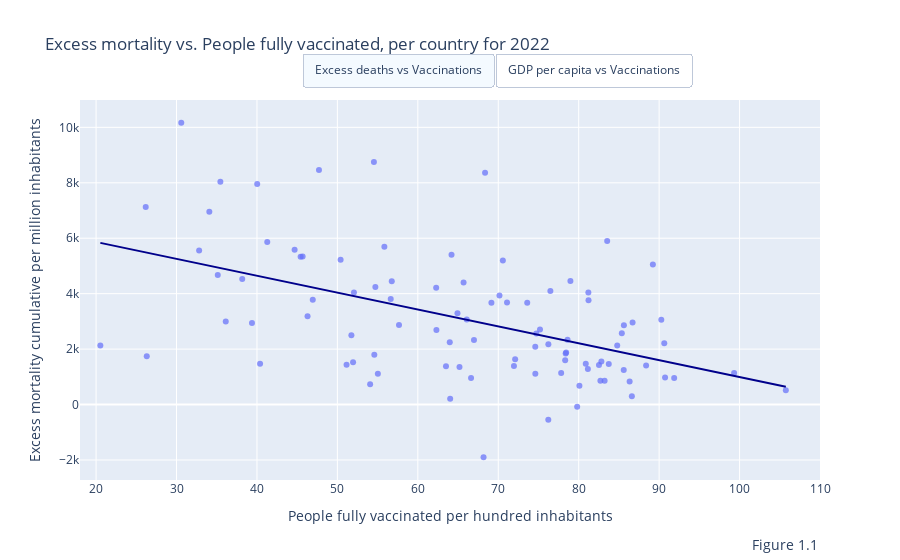

The notebook cell this image was saved under:
### Markdown cell above
### Perspective 1: 
*Countries with higher GDP and higher vaccination rates have managed the COVID-19 pandemic more effectively, resulting in lower mortality rates and better health outcomes despite high case numbers*


#### Argument 1: 
Richer countries have better access to vaccines, higher vaccination rates lead to lower deaths to COVID

Based on the plot below, you can see the relation between countries of the amount of fully vaccinated people against COVID-19 per 100 inhabitants and lower excess deaths per million inhabitants. With a correlation coefficient of ≈-0,5 (figure 1.1) this is a significant negative correlation that shows COVID vaccination correlates with lower excess deaths. 

On the second plot you can see the relation between the income of a country per inhabitant (in GDP per capita in US$ PPP) and again the amount of people fully vaccinated. For COVID-19, to be fully vaccinated means to have taken two vaccins. With a correlation coefficient of ≈0,6 this shows a significant correlation between the income of a country per inhabitant and more people vaccinated per 100. 

To measure the impact of the pandemic in terms of deaths, we have taken the excess mortality. This data compares the number of deaths during the COVID-19 pandemic compared to the deaths we would have expected had the pandemic not occurred. This is an estimated using a regression model that uses using deaths data from 2015-2019. The model accounts for seasonal variation and year-to-year trends in mortality. 

The advantage of using excess mortality instead of the registered COVID-19 deaths is that in addition to confirmed COVID-19 deaths it also captures the deaths that were not correctly diagnosed and reported. This means it accounts for countries with weak health systems and less robust data collection.

### Code cell
import pandas as pd
import numpy as np
import plotly.express as px
import plotly.graph_objects as go

# Load the CSV file
df = pd.read_csv('owid-covid-data.csv')

# Convert the date column to datetime
df['date'] = pd.to_datetime(df['date'])

# Filter the data for the year 2022
df_2022 = df[df['date'].dt.year == 2022].copy()

# Function to fill NaN values with the last available non-NaN value per country
def fill_last_available(df, col):
    df.loc[:, col] = df.groupby('location')[col].ffill()
    return df

# Fill NaN values for the relevant columns
df_2022 = fill_last_available(df_2022, 'excess_mortality_cumulative_per_million')
df_2022 = fill_last_available(df_2022, 'people_fully_vaccinated_per_hundred')

# Extract the last available data for each country in 2022
df_last_2022 = df_2022.groupby('location').last().reset_index()

# Create scatter plot for excess deaths vs people fully vaccinated
fig1 = px.scatter(df_last_2022, x='people_fully_vaccinated_per_hundred', y='excess_mortality_cumulative_per_million', 
                 trendline='ols', trendline_color_override='darkblue',
                 title='Excess mortality per million inhabitants vs. People fully vaccinated per hundred inhabitants, per country for 2022',
                 labels={'people_fully_vaccinated_per_hundred': 'People fully vaccinated per hundred inhabitants',
                         'excess_mortality_cumulative_per_million': 'Excess mortality cumulative per million inhabitants'},
                 hover_name='location', opacity=0.7)

# Grab the last available GDP per capita data for 2022
df_gdp = df[df['date'].dt.year == 2022].groupby('location').last().reset_index()

# Create scatter plot for GDP vs people fully vaccinated
fig2 = px.scatter(df_gdp, x='people_fully_vaccinated_per_hundred', y='gdp_per_capita', 
                 trendline='ols', trendline_color_override='darkblue',
                 title='GDP per capita vs. People fully vaccinated per hundred inhabitants, per country for 2022',
                 labels={'people_fully_vaccinated_per_hundred': 'People fully vaccinated per hundred inhabitants',
                         'gdp_per_capita': 'GDP per capita'},
                 hover_name='location', opacity=0.7)

# Create a figure with subplots
fig = go.Figure()

# Add traces for the first plot
for trace in fig1.data:
    fig.add_trace(trace)

# Add traces for the second plot
for trace in fig2.data:
    fig.add_trace(trace)

# Update layout for buttons to toggle between plots, set axis titles, and define x-axis ranges dynamically
fig.update_layout(
    title="Excess mortality vs. People fully vaccinated, per country for 2022",  # Set initial title here
    updatemenus=[
        dict(
            type="buttons",
            direction="left",
            buttons=list([
                dict(
                    args=[{"visible": [True] * len(fig1.data) + [False] * len(fig2.data)},
                          {"title": "Excess mortality vs. People fully vaccinated, per country for 2022",
                           "xaxis": {"title": "People fully vaccinated per hundred inhabitants", "range": [18, 110]},
                           "yaxis": {"title": "Excess mortality cumulative per million inhabitants"}}],
                    label="Excess deaths vs Vaccinations",
                    method="update"
                ),
                dict(
                    args=[{"visible": [False] * len(fig1.data) + [True] * len(fig2.data)},
                          {"title": "GDP per capita vs. People fully vaccinated, per country for 2022",
                           "xaxis": {"title": "People fully vaccinated per hundred inhabitants", "range": [0, 110]},
                           "yaxis": {"title": "GDP per capita"}}],
                    label="GDP per capita vs Vaccinations",
                    method="update"
                )
            ]),
            pad={"r": 10, "t": 10},
            showactive=True,
            x=0.57,
            xanchor="center",
            y=1.15,
            yanchor="top"
        ),
    ],
    # Set initial axis titles and range
    xaxis={"title": "People fully vaccinated per hundred inhabitants", "range": [18, 110]},
    yaxis={"title": "Excess mortality cumulative per million inhabitants"}
)

# Initially set the second plot to be not visible
for i in range(len(fig2.data)):
    fig.data[len(fig1.data) + i].visible = False

fig.add_annotation(text="Figure 1.1", xref="paper", yref="paper", x=1, y=-0.2, showarrow=False, align="center", font=dict(size=14))
fig.show()

### Figure 1 — Plotly figure (JSON) as saved in the notebook; plotly's stock layout.template omitted (floating-point values rounded to 4 significant figures; data arrays with more than 128 entries replaced by an {"elided": "..."} marker saying what was removed)
{"data": [{"hovertemplate": "<b>%{hovertext}</b><br><br>People fully vaccinated per hundred inhabitants=%{x}<br>Excess mortality cumulative per million inhabitants=%{y}<extra></extra>", "hovertext": {"elided": "255 str values"}, "legendgroup": "", "marker": {"color": "#636efa", "opacity": 0.7, "symbol": "circle"}, "mode": "markers", "name": "", "orientation": "v", "showlegend": false, "type": "scatter", "x": {"elided": "255 float values"}, "xaxis": "x", "y": {"elided": "255 float values"}, "yaxis": "y"}, {"hovertemplate": "<b>OLS trendline</b><br>excess_mortality_cumulative_per_million = -60.9253 * people_fully_vaccinated_per_hundred + 7082.93<br>R<sup>2</sup>=0.255260<br><br>People fully vaccinated per hundred inhabitants=%{x}<br>Excess mortality cumulative per million inhabitants=%{y} <b>(trend)</b><extra></extra>", "legendgroup": "", "line": {"color": "darkblue"}, "marker": {"color": "#636efa", "symbol": "circle"}, "mode": "lines", "name": "", "showlegend": false, "type": "scatter", "x": [20.53, 26.17, 26.3, 30.59, 32.81, 34.08, 35.13, 35.45, 36.12, 38.17, 39.38, 40.03, 40.39, 41.28, 44.68, 45.43, 45.68, 46.29, 46.94, 47.71, 50.4, 51.14, 51.74, 51.95, 52.06, 54.07, 54.54, 54.59, 54.72, 55.03, 55.84, 56.63, 56.76, 57.66, 62.28, 62.31, 63.5, 63.97, 64.02, 64.19, 64.93, 65.18, 65.69, 66.08, 66.62, 66.98, 68.17, 68.36, 69.15, 70.15, 70.57, 71.09, 71.95, 72.1, 73.6, 74.6, 74.61, 74.73, 75.19, 76.22, 76.23, 76.48, 77.82, 78.32, 78.38, 78.44, 78.61, 78.97, 79.81, 80.09, 80.88, 81.14, 81.2, 81.22, 82.52, 82.7, 82.82, 83.22, 83.54, 83.74, 84.79, 85.36, 85.6, 85.62, 86.33, 86.61, 86.7, 88.38, 89.22, 90.27, 90.64, 90.74, 91.87, 99.32, 105.8], "xaxis": "x", "y": [5832.0, 5489.0, 5481.0, 5219.0, 5084.0, 5007.0, 4943.0, 4923.0, 4882.0, 4757.0, 4684.0, 4644.0, 4622.0, 4568.0, 4361.0, 4315.0, 4300.0, 4263.0, 4223.0, 4176.0, 4012.0, 3967.0, 3931.0, 3918.0, 3911.0, 3789.0, 3760.0, 3757.0, 3749.0, 3730.0, 3681.0, 3633.0, 3625.0, 3570.0, 3289.0, 3287.0, 3214.0, 3186.0, 3182.0, 3172.0, 3127.0, 3112.0, 3081.0, 3057.0, 3024.0, 3002.0, 2930.0, 2918.0, 2870.0, 2809.0, 2783.0, 2752.0, 2699.0, 2690.0, 2599.0, 2538.0, 2537.0, 2530.0, 2502.0, 2439.0, 2439.0, 2423.0, 2342.0, 2311.0, 2308.0, 2304.0, 2294.0, 2272.0, 2220.0, 2203.0, 2155.0, 2139.0, 2136.0, 2135.0, 2055.0, 2044.0, 2037.0, 2013.0, 1993.0, 1981.0, 1917.0, 1882.0, 1868.0, 1867.0, 1823.0, 1806.0, 1801.0, 1698.0, 1647.0, 1583.0, 1561.0, 1555.0, 1486.0, 1032.0, 640.1], "yaxis": "y"}, {"hovertemplate": "<b>%{hovertext}</b><br><br>People fully vaccinated per hundred inhabitants=%{x}<br>GDP per capita=%{y}<extra></extra>", "hovertext": {"elided": "255 str values"}, "legendgroup": "", "marker": {"color": "#636efa", "opacity": 0.7, "symbol": "circle"}, "mode": "markers", "name": "", "orientation": "v", "showlegend": false, "type": "scatter", "visible": false, "x": {"elided": "255 float values"}, "xaxis": "x", "y": {"elided": "255 float values"}, "yaxis": "y"}, {"hovertemplate": "<b>OLS trendline</b><br>gdp_per_capita = 482.463 * people_fully_vaccinated_per_hundred + -7137.81<br>R<sup>2</sup>=0.375337<br><br>People fully vaccinated per hundred inhabitants=%{x}<br>GDP per capita=%{y} <b>(trend)</b><extra></extra>", "legendgroup": "", "line": {"color": "darkblue"}, "marker": {"color": "#636efa", "symbol": "circle"}, "mode": "lines", "name": "", "showlegend": false, "type": "scatter", "visible": false, "x": {"elided": "189 float values"}, "xaxis": "x", "y": {"elided": "189 float values"}, "yaxis": "y"}], "layout": {"annotations": [{"align": "center", "font": {"size": 14}, "showarrow": false, "text": "Figure 1.1", "x": 1, "xref": "paper", "y": -0.2, "yref": "paper"}], "title": {"text": "Excess mortality vs. People fully vaccinated, per country for 2022"}, "updatemenus": [{"buttons": [{"args": [{"visible": [true, true, false, false]}, {"title": "Excess mortality vs. People fully vaccinated, per country for 2022", "xaxis": {"range": [18, 110], "title": "People fully vaccinated per hundred inhabitants"}, "yaxis": {"title": "Excess mortality cumulative per million inhabitants"}}], "label": "Excess deaths vs Vaccinations", "method": "update"}, {"args": [{"visible": [false, false, true, true]}, {"title": "GDP per capita vs. People fully vaccinated, per country for 2022", "xaxis": {"range": [0, 110], "title": "People fully vaccinated per hundred inhabitants"}, "yaxis": {"title": "GDP per capita"}}], "label": "GDP per capita vs Vaccinations", "method": "update"}], "direction": "left", "pad": {"r": 10, "t": 10}, "showactive": true, "type": "buttons", "x": 0.57, "xanchor": "center", "y": 1.15, "yanchor": "top"}], "xaxis": {"range": [18, 110], "title": {"text": "People fully vaccinated per hundred inhabitants"}}, "yaxis": {"title": {"text": "Excess mortality cumulative per million inhabitants"}}}}
